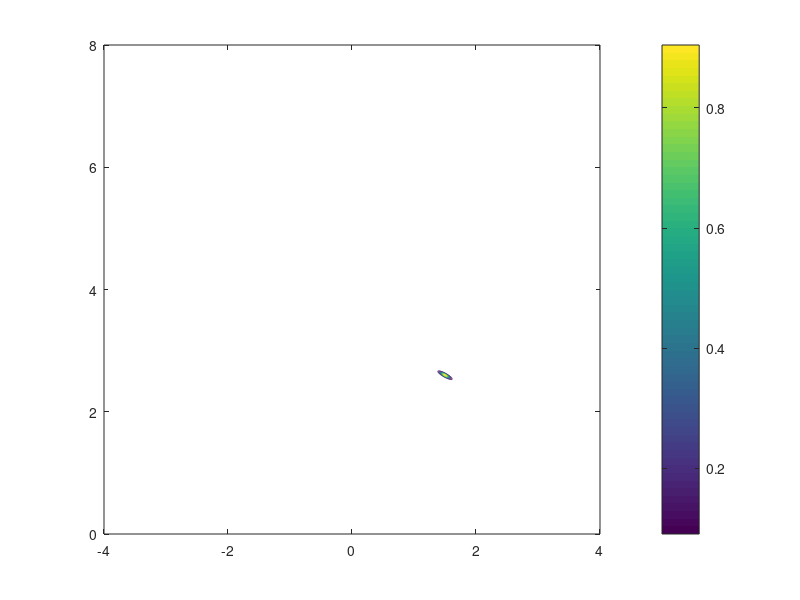

Source code (MATLAB):
clc; clear; close all;

r_true1 = 3;
theta_true1 = pi / 6;
z_true1 = [r_true1 * sin(theta_true1), r_true1 * cos(theta_true1)];

p_x = -4 : 0.005 : 4;
p_y = 0 : 0.005 : 8;
length_x = length(p_x);
length_y = length(p_y);

[P_x, P_y] = meshgrid(p_x, p_y);
Pten = zeros(length_y, length_x, 2);
Pten(:, :, 1) = P_x;
Pten(:, :, 2) = P_y;

Pmat_ind = reshape(Pten, [length_x * length_y, 2]);

r_max = 50;
Nx = 256;
Lz = 8;
SNR = 15;

CRB_mat = [(r_max * sin(theta_true1))^2 / (4 * (Nx^2 - 1)) + ...
    r_true1^2 / (Lz^2 - 1), (r_max ^ 2 / (4 * (Nx^2 - 1)) - r_true1^2 / ...
    ((Lz^2 - 1) * cos(theta_true1) ^ 2)) * sin(theta_true1) * ...
    cos(theta_true1); (r_max ^ 2 / (4 * (Nx^2 - 1)) - r_true1 ^ 2 / ...
    ((Lz^2 - 1) * cos(theta_true1) ^ 2)) * sin(theta_true1) * ...
    cos(theta_true1), (r_max * cos(theta_true1))^2 / (4 * (Nx^2 - 1)) + ...
    (r_true1 * tan(theta_true1))^2 / (Lz^2 - 1)];
Rmat_CRB = 6 / (pi^2) * 10 ^ (- SNR / 10) * CRB_mat;

temp_mat = (Pmat_ind-z_true1) / Rmat_CRB;

dis_vec = exp(- sum(temp_mat .* (Pmat_ind-z_true1), 2) / 2);

% dis_res = diag(exp(-(Pmat_ind-z_true1) / Rmat_CRB * (Pmat_ind-z_true1)'/ 2));
dis_mat = reshape(dis_vec, [length_y, length_x]);

contour(P_x, P_y, dis_mat);
colorbar;
